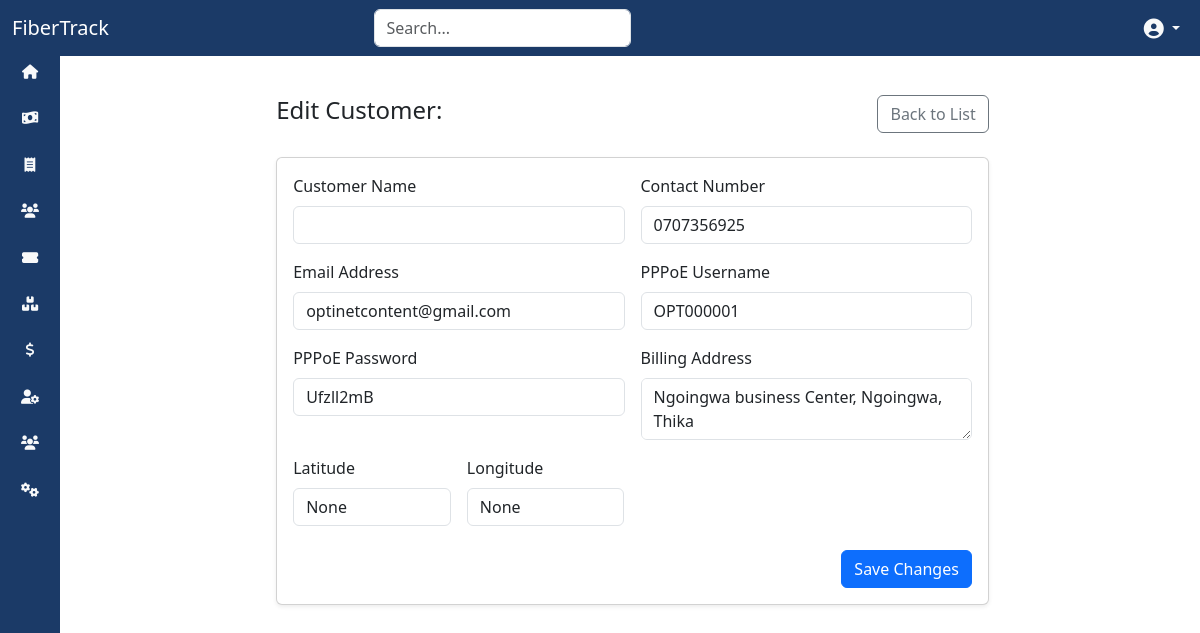
The app's page /customers/edit/OPT000001/ (signed in), older data.
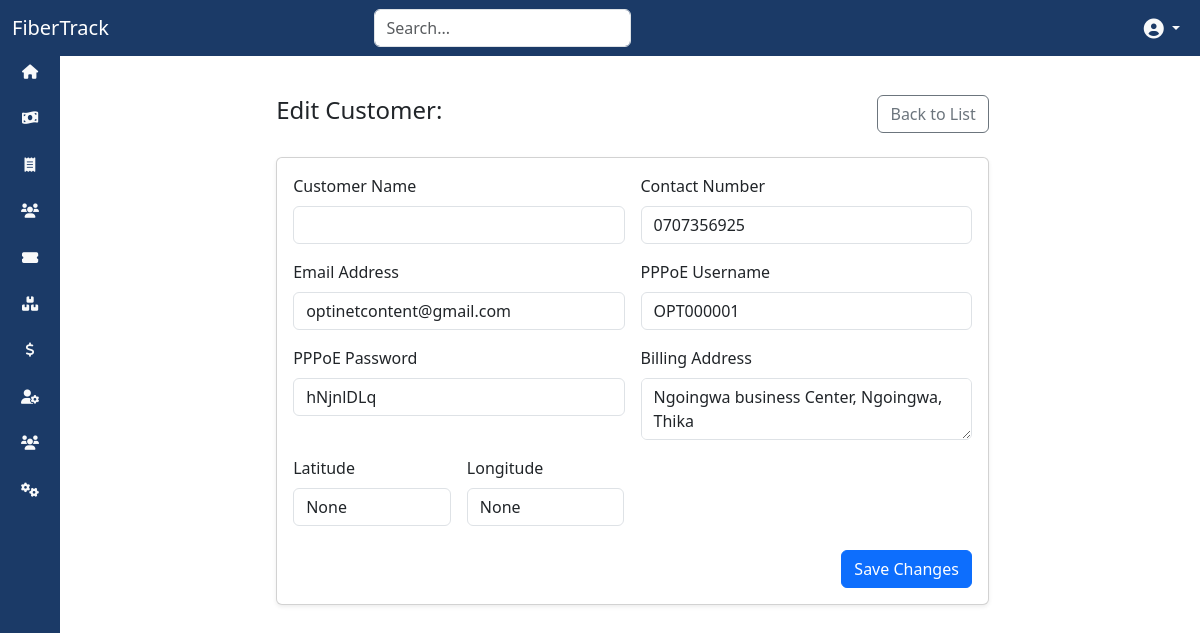
The same page, newer data.
### customers/models.py (models this page shows, shortened)
class Customer(models.Model):
    customer_id = models.CharField(max_length=20, unique=True, blank=True)  # Auto-generated field
    first_name = models.CharField(max_length=255)
    last_name = models.CharField(max_length=255)
    contact_number = models.CharField(max_length=20, blank=True, null=True)
    email = models.EmailField(blank=True, null=True)
    pppoe_username = models.CharField(max_length=50, blank=True)  # Can be autogenerated or manually adjusted
    pppoe_password = models.CharField(max_length=50, blank=True)  # Can be autogenerated or manually adjusted
    billing_address = models.TextField(blank=True, null=True)
    latitude = models.DecimalField(max_digits=9, decimal_places=6, blank=True, null=True)
    longitude = models.DecimalField(max_digits=9, decimal_places=6, blank=True, null=True)
    date_created = models.DateTimeField(auto_now_add=True)
    account_balance = models.DecimalField(max_digits=10, decimal_places=2, default=0)
    credit = models.DecimalField(max_digits=10, decimal_places=2, default=0)
    outstanding_amount = models.DecimalField(max_digits=10, decimal_places=2, default=0)

### customers/views.py (the view)
# urls.py: path('customers/edit/<str:customer_id>/', views.customer_edit, name='customer_edit'),
@login_required(login_url='/auth_app/login/')
def customer_edit(request, customer_id):
    customer = get_object_or_404(Customer, customer_id=customer_id)
    if request.method == 'POST':
        form = CustomerForm(request.POST, instance=customer)
        if form.is_valid():
            form.save()
            return redirect('customer_detail', customer_id=customer.customer_id)
    else:
        form = CustomerForm(instance=customer)
    return render(request, 'customer_edit.html', {'form': form, 'customer': customer})

### customers/forms.py (shortened to what this page needs)
class CustomerForm(forms.ModelForm):
    class Meta:
        model = Customer
        fields = [
            'first_name','last_name', 'contact_number', 'email', 'pppoe_username', 'pppoe_password',
            'billing_address', 'latitude', 'longitude', 'account_balance', 'credit', 'outstanding_amount'
        ]
    def __init__(self, *args, **kwargs):
        super(CustomerForm, self).__init__(*args, **kwargs)
        self.fields['credit'].widget.attrs['readonly'] = True  # Credit is derived from balance
        self.fields['outstanding_amount'].widget.attrs['readonly'] = True  # Outstanding amount is derived from balance

### customers/templates/customer_edit.html (shortened to what this page needs)
{% extends 'base.html' %}
{% block content %}
<div class="container mt-4">
    <div class="row justify-content-center">
        <div class="col-md-8">
            <div class="d-flex justify-content-between align-items-center mb-4">
                <h1 class="h4">Edit Customer: {{ customer.name }}</h1>
                <a href="{% url 'customer_list' %}" class="btn btn-outline-secondary">Back to List</a>
            </div>
            <div class="card shadow-sm">
                <div class="card-body">
                    <form method="post" action="{% url 'customer_edit' customer.customer_id %}">
                        <div class="row g-3">
                            <div class="col-md-6">
                                <label for="name" class="form-label">Customer Name</label>
                                <input type="text" class="form-control" id="name" name="name" value="{{ customer.name }}" required>
                            </div>
                            <div class="col-md-6">
                                <label for="contact_number" class="form-label">Contact Number</label>
                                <input type="text" class="form-control" id="contact_number" name="contact_number" value="{{ customer.contact_number }}" required>
                            </div>
                            <div class="col-md-6">
                                <label for="email" class="form-label">Email Address</label>
                                <input type="email" class="form-control" id="email" name="email" value="{{ customer.email }}">
                            </div>
                            <div class="col-md-6">
                                <label for="pppoe_username" class="form-label">PPPoE Username</label>
                                <input type="text" class="form-control" id="pppoe_username" name="pppoe_username" value="{{ customer.pppoe_username }}" readonly>
                            </div>
                            <div class="col-md-6">
                                <label for="pppoe_password" class="form-label">PPPoE Password</label>
                                <input type="text" class="form-control" id="pppoe_password" name="pppoe_password" value="{{ customer.pppoe_password }}" placeholder="Leave blank to keep existing password">
                            </div>
                            <div class="col-md-6">
                                <label for="billing_address" class="form-label">Billing Address</label>
                                <textarea class="form-control" id="billing_address" name="billing_address" rows="2">{{ customer.billing_address }}</textarea>
                            </div>
                            <div class="col-md-3">
                                <label for="latitude" class="form-label">Latitude</label>
                                <input type="text" class="form-control" id="latitude" name="latitude" value="{{ customer.latitude }}">
                            </div>
                            <div class="col-md-3">
                                <label for="longitude" class="form-label">Longitude</label>
                                <input type="text" class="form-control" id="longitude" name="longitude" value="{{ customer.longitude }}">
                            </div>
                        </div>
                        <div class="mt-4 d-flex justify-content-end">
                            <button type="submit" class="btn btn-primary">Save Changes</button>
                        </div>
                    </form>
                </div>
            </div>
        </div>
    </div>
</div>
{% endblock %}

Row changes from the older to the newer data that the page shows:
changed Customer "optinetcontent@gmail.com": pppoe_password "Ufzll2mB" → "hNjnlDLq"
